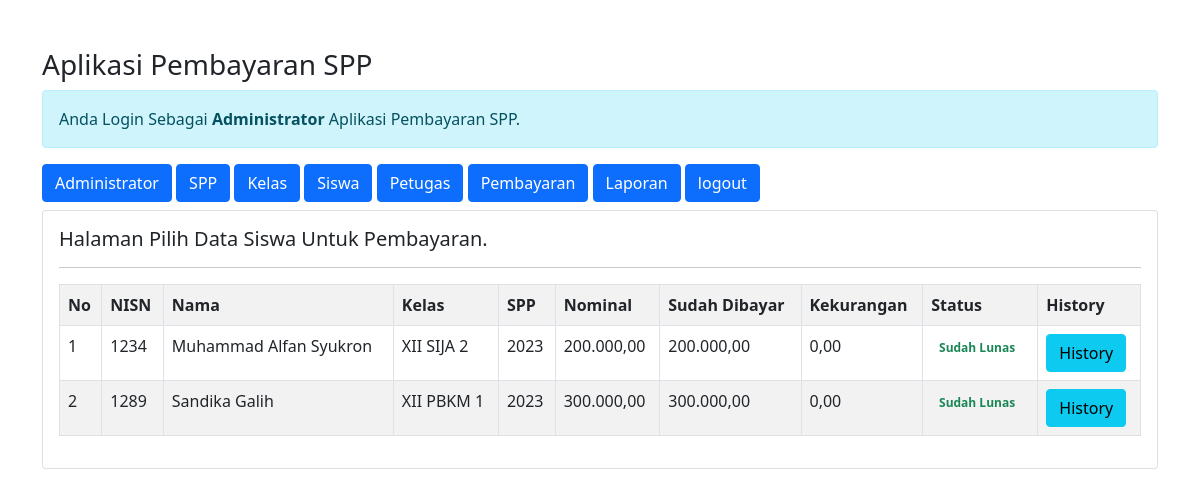
Screenshot of /admin/admin.php?url=pembayaran (signed in) with the database file from the repository.
### tables this page shows
CREATE TABLE `siswa` (
  `nisn` char(10) NOT NULL,
  `nis` char(8) NOT NULL,
  `nama` varchar(50) NOT NULL,
  `id_kelas` int(11) NOT NULL,
  `alamat` text NOT NULL,
  `no_telp` varchar(13) NOT NULL,
  `id_spp` int(11) NOT NULL
);

CREATE TABLE `kelas` (
  `id_kelas` int(11) NOT NULL,
  `nama_kelas` varchar(10) NOT NULL,
  `kompetensi_keahlian` varchar(50) NOT NULL
);

CREATE TABLE `spp` (
  `id_spp` int(11) NOT NULL,
  `tahun` int(11) NOT NULL,
  `nominal` int(11) NOT NULL
);

### admin/pembayaran.php (the view)
<h5>Halaman Pilih Data Siswa Untuk Pembayaran.</h5>
<hr>
<table class="table table-striped table-bordered">
    <tr class="fw-bold">
        <td>No</td>
        <td>NISN</td>
        <td>Nama</td>
        <td>Kelas</td>
        <td>SPP</td>
        <td>Nominal</td>
        <td>Sudah Dibayar</td>
        <td>Kekurangan</td>
        <td>Status</td>
        <td>History</td>
    </tr>
    <?php
    include '../koneksi.php';
    $no = 1;
    $sql = "SELECT*FROM siswa,spp,kelas WHERE siswa.id_kelas=kelas.id_kelas AND siswa.id_spp=spp.id_spp ORDER By nama ASC";
    $query = mysqli_query($koneksi, $sql);
    foreach ($query as $data) {
        $data_pembayaran = mysqli_query($koneksi, "SELECT sum(jumlah_bayar) as jumlah_bayar FROM pembayaran WHERE nisn='$data[nisn]'");
        $data_pembayaran = mysqli_fetch_array($data_pembayaran);
        $sudah_bayar = $data_pembayaran['jumlah_bayar'];
        $kekurangan = $data['nominal'] - $data_pembayaran['jumlah_bayar'];
    ?>
        <tr>
            <td><?= $no++; ?></td>
            <td><?= $data['nisn']; ?></td>
            <td><?= $data['nama']; ?></td>
            <td><?= $data['nama_kelas']; ?></td>
            <td><?= $data['tahun']; ?></td>
            <td><?= number_format($data['nominal'], 2, ',', '.'); ?></td>
            <td><?= number_format($sudah_bayar, 2, ',', '.'); ?></td>
            <td><?= number_format($kekurangan, 2, ',', '.'); ?></td>
            <td>
                <?php
                if ($kekurangan == 0) {
                    echo '<span class="badge text-success">Sudah Lunas</span>';
                } else { ?>
                    <a href="?url=tambah-pembayaran&nisn=<?= $data['nisn'] ?>&kekurangan=<?= $kekurangan ?>" class="btn btn-danger">Pilih & Bayar</a>
                <?php } ?>
            </td>
            <td>
                <a href="?url=history-pembayaran&nisn=<?= $data['nisn']; ?>" class="btn btn-info">History</a>
            </td>
        </tr>
    <?php }
    ?>
</table>

### rows the page displays
siswa: nisn "1234", nama "Muhammad Alfan Syukron", id_kelas.nama_kelas "XII SIJA 2", id_spp.tahun "2023", id_spp.nominal "200.000,00", sudah_bayar "200.000,00", kekurangan "0,00"
siswa: nisn "1289", nama "Sandika Galih", id_kelas.nama_kelas "XII PBKM 1", id_spp.tahun "2023", id_spp.nominal "300.000,00", sudah_bayar "300.000,00", kekurangan "0,00"
